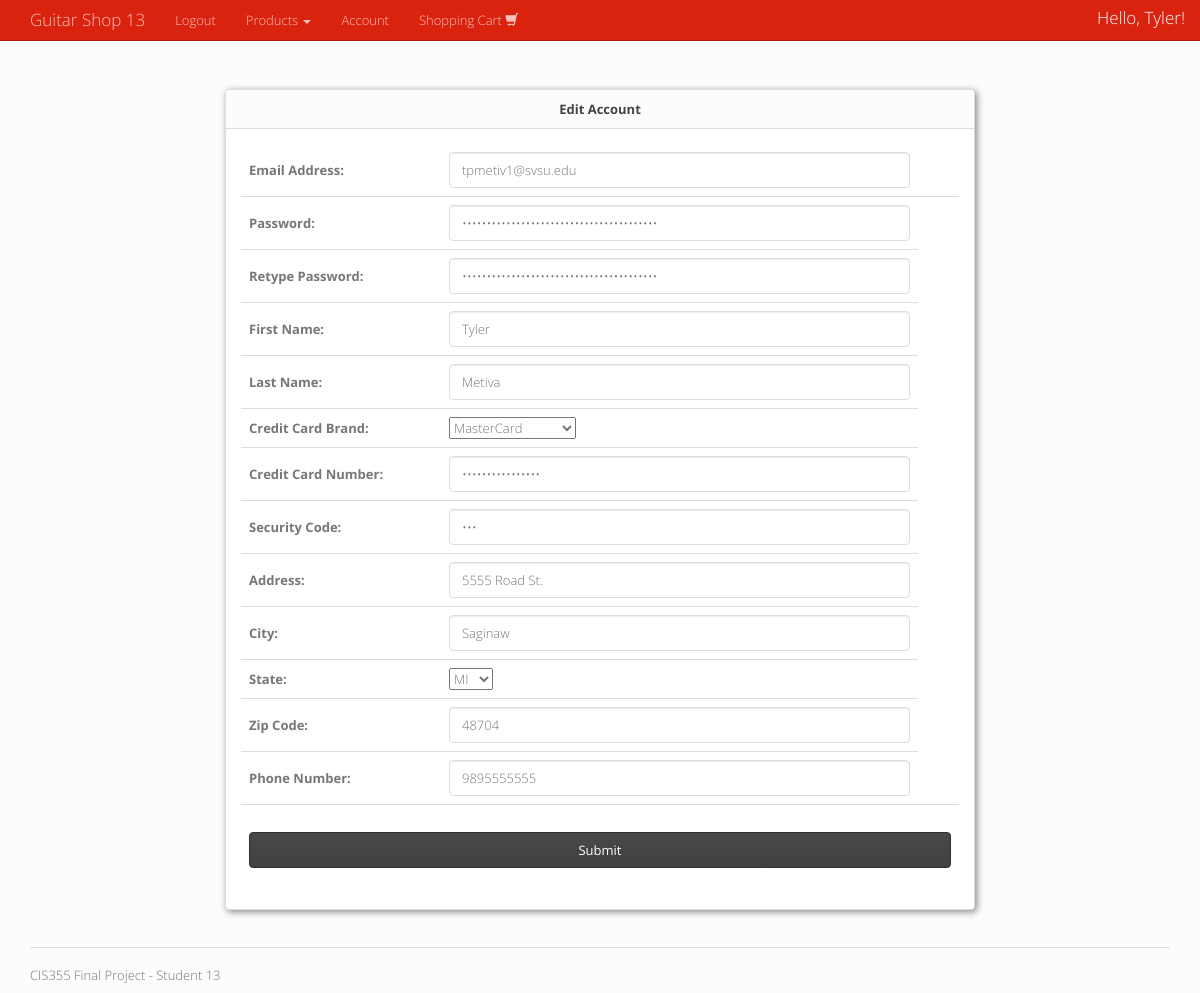
Screenshot of /student13/updateAccount.php (signed in) with the database file from the repository.
### tables this page shows
CREATE TABLE IF NOT EXISTS `tpm_customers` (
  `cust_id` int(11) NOT NULL AUTO_INCREMENT,
  `username` varchar(50) NOT NULL,
  `password` varchar(50) NOT NULL,
  `first_name` varchar(30) NOT NULL,
  `last_name` varchar(30) NOT NULL,
  `credit_card` varchar(30) NOT NULL,
  `credit_card_num` varchar(19) NOT NULL,
  `security_code` varchar(3) NOT NULL,
  `address` varchar(50) NOT NULL,
  `city` varchar(30) NOT NULL,
  `state` varchar(2) NOT NULL,
  `zip_code` int(5) NOT NULL,
  `phone_number` varchar(10) NOT NULL,
  PRIMARY KEY (`cust_id`),
  UNIQUE KEY `cust_id` (`cust_id`)
);

### student13/updateAccount.php (the view, shortened to what this page needs)
<?php
	include 'functions.php';
	$usertable = "tpm_customers";
	$db = dbConnect($usertable);
	$brands = array("Visa", "MasterCard", "American Express", "Discover");
	$us_state = array('AL', 'AK', 'AZ', 'AR', 'CA',
					  'CO', 'CT', 'DE', 'DC', 'FL',
					  'GA', 'HI', 'ID', 'IL', 'IN',
					  'IA', 'KS', 'KY', 'LA', 'ME',
					  'MD', 'MA', 'MI', 'MN', 'MS',
					  'MO', 'MT', 'NE', 'NV', 'NH',
					  'NJ', 'NM', 'NY', 'NC', 'ND',
					  'OH', 'OK', 'OR', 'PA', 'RI',
					  'SC', 'SD', 'TN', 'TX', 'UT',
					  'VT', 'VA', 'WA', 'WV', 'WI',
					  'WY');
	if (isset($_POST['updateSubmit']))
	{
		$username = $_POST['username'];
		$password = $_POST['password'];
		$firstName = $_POST['first_name'];
		$lastName = $_POST['last_name'];
		$creditCard = $_POST['brand'];
		$creditCardNum = $_POST['credit_card_number'];
		$security = $_POST['security_code'];
		$address = $_POST['address'];
		$city = $_POST['city'];
		$state = $_POST['state'];
		$zipCode = $_POST['zip_code'];
		$phoneNum = $_POST['phone_number'];
		$sql = "UPDATE $usertable SET username = '$username', password = '$password', first_name = '$firstName',
				last_name = '$lastName', credit_card = '$creditCard', credit_card_num = '$creditCardNum', security_code = '$security',
				address = '$address', city = '$city', state = '$state', zip_code = $zipCode, phone_number = '$phoneNum' WHERE cust_id = ".$_SESSION['userId']."";
		$result = mysqli_query($db,$sql)or die(mysqli_error($db));
		if ($result)
		{
			header("Location: account.php");
			exit();
		}
	}
	else
	{
		$sql = "SELECT * FROM $usertable WHERE cust_id = ".$_SESSION['userId']."";
		$result = mysqli_query($db,$sql)or die(mysqli_error($db));
		$row = $result->fetch_array();
	}
?>
<!DOCTYPE html>
<html lang="en">
<body style="padding-top:70px;" background="fabric_of_squares_gray.png">
	<center>
	<div class="container">
		<div class="row">
			<div class="col-md-2"></div>
			<div class="col-md-8"> <br>
				<div class="panel panel-default" style="box-shadow: 2px 2px 7px #888888;">
					<div class="panel-heading"><b>Edit Account</b></div>
					<div class="panel-body">
						<form id="updateForm" method="POST" action="updateAccount.php">
							<table class="table borderless">
								<thead>
									<td style="vertical-align: middle; width:200px;"><b>Email Address: </b></td>
									<td><input id="username" type="text" name="username" class="form-control" value="<?php echo $row[1]; ?>"></td><td></td>
								</thead>
								<tr>
									<td style="vertical-align: middle;"><b>Password: </b></td>
									<td><input type="password" id="password" name="password" class="form-control" value="<?php echo $row[2]; ?>"></td><td></td>
								</tr>
								<tr>
									<td style="vertical-align: middle;"><b>Retype Password: </b></td>
									<td><input type="password" id="retype" name="retype" class="form-control" value="<?php echo $row[2]; ?>"></td>
								</tr>
								<tr>
									<td style="vertical-align: middle;"><b>First Name: </b></td>
									<td><input id="first_name" name="first_name" class="form-control" value="<?php echo $row[3]; ?>"></td>
								</tr>
								<tr>
									<td style="vertical-align: middle;"><b>Last Name: </b></td>
									<td><input id="last_name" name="last_name" class="form-control" value="<?php echo $row[4]; ?>"></td>
								</tr>
								<tr>
									<td style="vertical-align: middle;"><b>Credit Card Brand: </b></td>
									<td>
										<select name="brand">
										<?php
											for ($i = 0; $i < count($brands); $i++)
											{
												if ($brands[$i] == $row[5])
												{
													echo '<option selected="selected">'.$brands[$i].'</option>';
												}
												else
												{
													echo '<option>'.$brands[$i].'</option>';
												}
											}
										?>
										</select>
									</td>
								</tr>
								<tr>
									<td style="vertical-align: middle;"><b>Credit Card Number: </b></td>
									<td><input type="password" id="credit_card_number" name="credit_card_number" class="form-control" value="<?php echo $row[6]; ?>"></td>
								</tr>
								<tr>
									<td style="vertical-align: middle;"><b>Security Code: </b></td>
									<td><input type="password" id="security_code" name="security_code" class="form-control" value="<?php echo $row[7]; ?>"></td>
								</tr>
								<tr>
									<td style="vertical-align: middle;"><b>Address: </b></td>
									<td><input id="address" name="address" class="form-control" value="<?php echo $row[8]; ?>"></td>
								</tr>
								<tr>
									<td style="vertical-align: middle;"><b>City: </b></td>
									<td><input id="city" name="city" class="form-control" value="<?php echo $row[9]; ?>"></td>
								</tr>
								<tr>
									<td style="vertical-align: middle;"><b>State: </b></td>
									<td>
										<select name="state">
										<?php
											for ($i = 0; $i < count($us_state); $i++)
											{
												if ($us_state[$i] == $row[10])
												{
													echo '<option selected="selected" value='.$us_state[$i].'>'.$us_state[$i].'</option>';
												}
												else
												{
													echo '<option value='.$us_state[$i].'>'.$us_state[$i].'</option>';
												}
											}
										?>
										</select>
									</td>
								</tr>
								<tr>
									<td style="vertical-align: middle;"><b>Zip Code: </b></td>
									<td><input id="zip_code" name="zip_code" class="form-control" value="<?php echo $row[11]; ?>"></td>
								</tr>
								<tr>
									<td style="vertical-align: middle;"><b>Phone Number: </b></td>
									<td><input id="phone_number" name="phone_number" class="form-control" value="<?php echo $row[12]; ?>"></td>
								</tr>
								<tr>
									<td colspan="3"><br><input id="submitButton" type="submit" name="updateSubmit" class="form-control btn btn-default" value="Submit"></td>
								</tr>
							</table>
						</form>
					</div>
				</div>
			</div>
		</div>
		<div class="col-md-2"></div>
	</div>
	</center>
</body>
</html>

### rows the page displays
tpm_customers: username "tpmetiv1@svsu.edu", first_name "Tyler", last_name "Metiva", brand "MasterCard", address "5555 Road St.", city "Saginaw", state "MI", zip_code "48704", phone_number "9895555555"

### other values shown
$_SESSION['user'] "Tyler"
